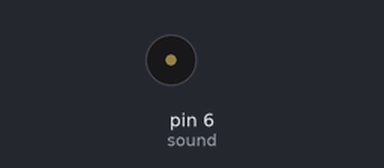
Recording of a sketch running on a simulated Arduino Uno, built with avr-gcc and run on an emulated ATmega328P. On the bench: buzzer (waves = sounding).

Above: at 1.1 s.
Timing chart, 0 to 4.8 s (numbered marks = the images above):
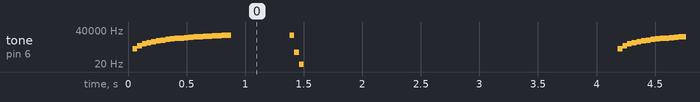

The sketch:

randProj.ino
```cpp
const int sound = 6;
int lights[22];
const int numLights = 22;
const int start = 22;
int freq;
const int del = 40;
void setup() {
  // put your setup code here, to run once:
  pinMode(sound, OUTPUT);
  for(int i = 0; i < numLights; i++)
  {
    lights[i] = i+start;
    pinMode(lights[i], OUTPUT);
  }
}

void loop() {
  // put your main code here, to run repeatedly:
     for(int i = 0; i < numLights; i++)
    {
      digitalWrite(lights[i], HIGH);
      freq = 600*i;
      tone(sound, freq);
      delay(del);
    }
    noTone(sound);
    delay(500);
    for(int i = lights[numLights-1]; i >= 0; i--)
    {
      digitalWrite(lights[i], LOW);
      tone(sound, freq);
      freq = freq/(i+1);
      delay(del);
    }
    noTone(sound);
    delay(1000);


}
```

Measured:
- by itself, tone on pin 6 (sound): plays 600 Hz for 0.04 s, 1200 Hz for 0.04 s, 1800 Hz for 0.04 s, 2400 Hz for 0.04 s, 3000 Hz for 0.04 s, 3600 Hz for 0.04 s … (768 notes in this stretch)
